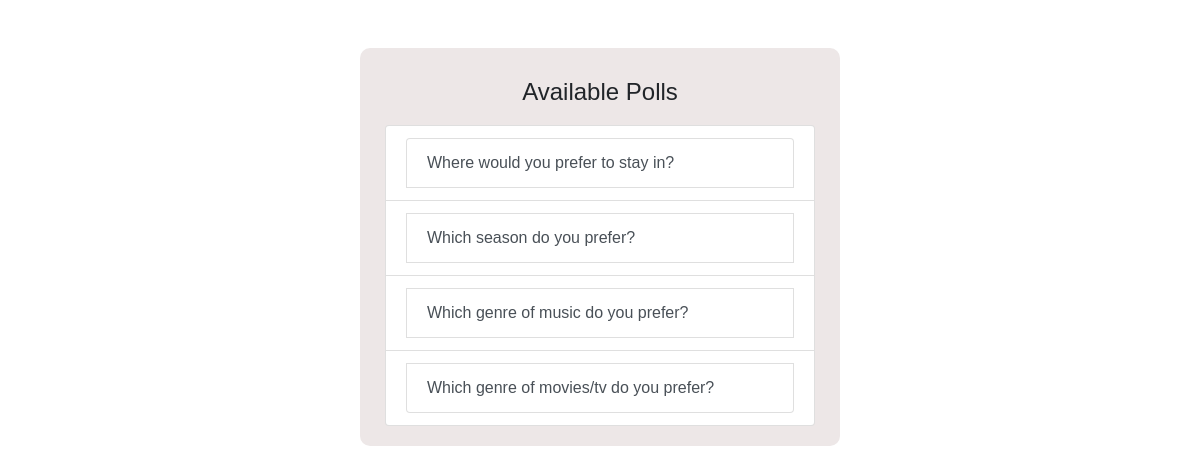
Screenshot of /polls/ with the database file from the repository.
### polls/models.py (models this page shows, shortened)
class Question(models.Model):
    question_text = models.CharField(max_length=200)
    pub_date = models.DateTimeField('date published')

### polls/views.py (the view)
# urls.py: path('', views.index, name='index'),
def index(request):
    latest_question_list = Question.objects.order_by('-pub_date')[:5]
    context = {'latest_question_list': latest_question_list}
    return render(request, "polls/poll.html", context)

### polls/templates/polls/poll.html
{% load static %}
<!DOCTYPE html>
<html lang="en">
    <head>
        <link rel="stylesheet" href="https://cdn.jsdelivr.net/npm/bootstrap@4.6.2/dist/css/bootstrap.min.css">
        <link rel="stylesheet" href="{% static 'styles.css' %}">
    </head>
    <body>
        <br><br>
        <div class="container">
            {% if latest_question_list %}
            <div class="header">
                <h4>Available Polls</h4>
            </div>
            <ul class="list-group">
                {% for question in latest_question_list %}
                <li class="list-group-item">
                    <a href = "{% url 'polls:detail' question.id %}"
                    class="list-group-item
                    list-group-item-action">
                        {{ question.question_text }}
                    </a>
                </li>
                {% endfor %}
            </ul>
            {% else %}
            <p>No polls are available.</p>
            {% endif %}
        </div>
     </body>
</html>

### polls/static/styles.css (style rules this page uses)
.header { text-align: center; padding: 10px 10px; }
.container { width: 40%; border-radius: 10px; padding: 20px 25px; background-color: rgb(237, 231, 231); }
body { font-family: Arial, Helvetica, sans-serif; }

### rows the page displays
Question: question_text "Where would you prefer to stay in?"
Question: question_text "Which season do you prefer?"
Question: question_text "Which genre of music do you prefer?"
Question: question_text "Which genre of movies/tv do you prefer?"
